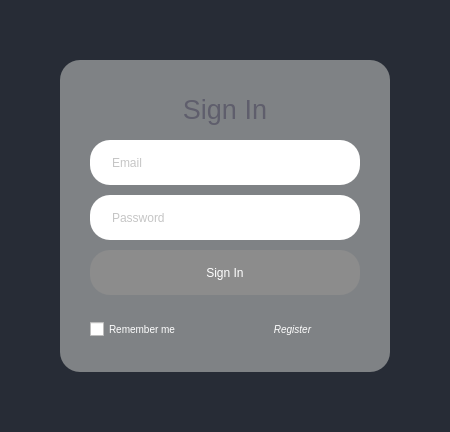
<?xml version="1.0" encoding="UTF-8"?>
<ui version="4.0">
 <class>Login</class>
 <widget class="QMainWindow" name="Login">
  <property name="geometry">
   <rect>
    <x>0</x>
    <y>0</y>
    <width>450</width>
    <height>432</height>
   </rect>
  </property>
  <property name="minimumSize">
   <size>
    <width>450</width>
    <height>400</height>
   </size>
  </property>
  <property name="maximumSize">
   <size>
    <width>450</width>
    <height>432</height>
   </size>
  </property>
  <property name="windowTitle">
   <string>MainWindow</string>
  </property>
  <widget class="QWidget" name="centralwidget">
   <property name="styleSheet">
    <string notr="true">QWidget#centralwidget{
	background-color: rgb(39, 44, 54);
}

QFrame#frame{
	margin: 60px;
	border-radius: 20px;
	background-color: rgba(225, 228, 221, 120)
}

QLineEdit{
	min-height: 45px;
	border-radius: 20px;
	background-color: #FFFFFF;
	padding-left: 20px;
	color: rgb(140, 140, 140);
}

QLineEdit:hover{
	border: 2px solid rgb(139, 142, 139);
}

QPushButton#login_button{
	min-height: 45px;
	border-radius: 20px;
	background-color: rgb(140, 140, 140);
	color: #FFFFFF;
}

QPushButton#login_button:hover{
	border: 2px solid rgb(255, 255, 255);
}

QCheckBox{
	font-size: 10px;
	color: #FFFFFF;
}

QLabel{
	color: rgb(95, 94, 108);
}

QPushButton#forgot_button{
	border: 0px;
	font-style: italic;
	font-size: 10px;
	color: #FFFFFF;
}

QPushButton#close_button{
	background-color: rgb(186, 0, 0);
	border-radius: 6px;
}

QPushButton#minimize_button{
	background-color: rgb(226, 226, 0);
	border-radius: 6px;
}
</string>
   </property>
   <layout class="QVBoxLayout" name="verticalLayout_2">
    <property name="spacing">
     <number>0</number>
    </property>
    <property name="leftMargin">
     <number>0</number>
    </property>
    <property name="topMargin">
     <number>0</number>
    </property>
    <property name="rightMargin">
     <number>0</number>
    </property>
    <property name="bottomMargin">
     <number>0</number>
    </property>
    <item>
     <widget class="QFrame" name="frame">
      <property name="styleSheet">
       <string notr="true"/>
      </property>
      <property name="frameShape">
       <enum>QFrame::NoFrame</enum>
      </property>
      <property name="frameShadow">
       <enum>QFrame::Raised</enum>
      </property>
      <layout class="QVBoxLayout" name="verticalLayout">
       <property name="spacing">
        <number>10</number>
       </property>
       <property name="leftMargin">
        <number>30</number>
       </property>
       <property name="topMargin">
        <number>30</number>
       </property>
       <property name="rightMargin">
        <number>30</number>
       </property>
       <property name="bottomMargin">
        <number>30</number>
       </property>
       <item>
        <widget class="QLabel" name="label_2">
         <property name="maximumSize">
          <size>
           <width>16777215</width>
           <height>40</height>
          </size>
         </property>
         <property name="text">
          <string>&lt;html&gt;&lt;head/&gt;&lt;body&gt;&lt;p&gt;&lt;span style=&quot; font-size:20pt;&quot;&gt;Sign In&lt;/span&gt;&lt;/p&gt;&lt;/body&gt;&lt;/html&gt;</string>
         </property>
         <property name="alignment">
          <set>Qt::AlignCenter</set>
         </property>
        </widget>
       </item>
       <item>
        <widget class="QLineEdit" name="lineEdit">
         <property name="placeholderText">
          <string>Email</string>
         </property>
        </widget>
       </item>
       <item>
        <widget class="QLineEdit" name="lineEdit_2">
         <property name="placeholderText">
          <string>Password</string>
         </property>
        </widget>
       </item>
       <item>
        <widget class="QPushButton" name="login_button">
         <property name="text">
          <string>Sign In</string>
         </property>
        </widget>
       </item>
       <item>
        <widget class="QFrame" name="bottom_frame">
         <property name="minimumSize">
          <size>
           <width>0</width>
           <height>35</height>
          </size>
         </property>
         <property name="maximumSize">
          <size>
           <width>16777215</width>
           <height>20</height>
          </size>
         </property>
         <property name="frameShape">
          <enum>QFrame::NoFrame</enum>
         </property>
         <property name="frameShadow">
          <enum>QFrame::Raised</enum>
         </property>
         <layout class="QHBoxLayout" name="horizontalLayout_2">
          <property name="spacing">
           <number>0</number>
          </property>
          <property name="leftMargin">
           <number>0</number>
          </property>
          <property name="topMargin">
           <number>0</number>
          </property>
          <property name="rightMargin">
           <number>0</number>
          </property>
          <property name="bottomMargin">
           <number>0</number>
          </property>
          <item>
           <widget class="QCheckBox" name="checkBox">
            <property name="maximumSize">
             <size>
              <width>16777215</width>
              <height>20</height>
             </size>
            </property>
            <property name="text">
             <string>Remember me</string>
            </property>
           </widget>
          </item>
          <item>
           <widget class="QPushButton" name="forgot_button">
            <property name="font">
             <font>
              <pointsize>-1</pointsize>
              <italic>true</italic>
             </font>
            </property>
            <property name="text">
             <string>Register</string>
            </property>
           </widget>
          </item>
         </layout>
        </widget>
       </item>
      </layout>
     </widget>
    </item>
   </layout>
  </widget>
 </widget>
 <resources/>
 <connections/>
</ui>
